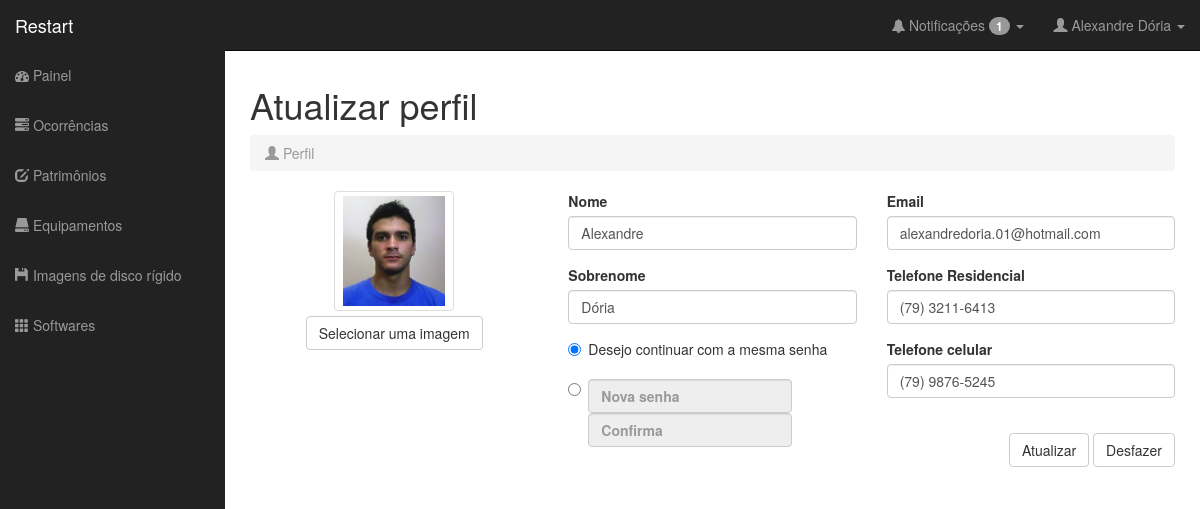
/perfil.php (signed in), run on the app's committed database.
### tables this page shows
CREATE TABLE IF NOT EXISTS `Ocorrencia` (
  `id` INT NOT NULL AUTO_INCREMENT,
  `descricao` VARCHAR(350) NOT NULL,
  `estado_servico` SMALLINT NOT NULL,
  `data_cadastro` TIMESTAMP NOT NULL,
  `data_previa` TIMESTAMP NULL,
  `data_entrega` TIMESTAMP NULL,
  `data_atualizacao` TIMESTAMP NULL,
  `data_atendimento` TIMESTAMP NULL,
  `bolsista_alocado` VARCHAR(16) NULL,
  `Patrimonio_num_patrimonio` VARCHAR(45) NOT NULL,
  `Usuario_matricula` VARCHAR(16) NOT NULL,
  PRIMARY KEY (`id`),
  INDEX `fk_Chamado_Patrimonio1_idx` (`Patrimonio_num_patrimonio` ASC),
  INDEX `fk_Ocorrencia_Usuario1_idx` (`Usuario_matricula` ASC),
  CONSTRAINT `fk_Chamado_Patrimonio1`
    FOREIGN KEY (`Patrimonio_num_patrimonio`)
    REFERENCES `Patrimonio` (`num_patrimonio`)
    ON DELETE NO ACTION
    ON UPDATE NO ACTION,
  CONSTRAINT `fk_Ocorrencia_Usuario1`
    FOREIGN KEY (`Usuario_matricula`)
    REFERENCES `Usuario` (`matricula`)
    ON DELETE NO ACTION
    ON UPDATE NO ACTION);

CREATE TABLE IF NOT EXISTS `Usuario` (
  `matricula` VARCHAR(16) NOT NULL,
  `nome` VARCHAR(45) NOT NULL,
  `sobrenome` VARCHAR(45) NULL,
  `email` VARCHAR(45) NULL,
  `senha` VARCHAR(45) NOT NULL,
  `tipo_usuario` SMALLINT NOT NULL,
  `data_cadastro` TIMESTAMP NOT NULL,
  `data_atualizacao` TIMESTAMP NULL,
  `telefone_residencial` VARCHAR(15) NULL,
  `telefone_celular` VARCHAR(15) NULL,
  `situacao` SMALLINT NOT NULL,
  `avatar` VARCHAR(36) NOT NULL,
  PRIMARY KEY (`matricula`));

### classes/db.class.php (called while the page is built)
<?php
	class DB{
		var $serverDB	= 'localhost';
		var $tabelaDB	= 'restart';
		var $userDB		= 'root';
		var $senhaDB	= '';
		function conectaDB(){
			$db = new mysqli($this->serverDB, $this->userDB, $this->senhaDB, $this->tabelaDB);
			if ($db->connect_errno) {
				return false;
				die($db->connect_error);
			}
			else {
				$db->set_charset("utf8");
				return $db;
			}
		}
	}
?>

### classes/usuario.class.php (called while the page is built, shortened)
<?php
require_once 'db.class.php';
class Usuario extends DB {
	private $db;
	public function __construct(){
		$this->db = parent::conectaDB();
	}
	public function carregarSessao($matricula) {
		if ($matricula = $this->db->query("SELECT * FROM usuario WHERE matricula = '$matricula'")) {
					$dados = array();
					while ($info = $matricula->fetch_assoc()) {
						$dados['nome']	= $info['nome'];
						$dados['sobrenome']	= $info['sobrenome'];
						$dados['senha']	= $info['senha'];
						$dados['matricula']	= $info['matricula'];
						$dados['tipo_usuario']	= $info['tipo_usuario'];
						$dados['data_cadastro']	= $info['data_cadastro'];
						$dados['data_atualizacao']	= $info['data_atualizacao'];
					}
					$_SESSION['matricula']		= $dados['matricula'];
					$_SESSION['nome']	= $dados['nome'];
					$_SESSION['sobrenome']	= $dados['sobrenome'];
					$_SESSION['tipo_usuario']	= $dados['tipo_usuario'];
				}
	}
	public function obterDados($campo, $matricula) {
		if ($result = $this->db->query("SELECT `$campo` FROM usuario WHERE matricula = '$matricula'")) {
			if ($result->num_rows) {
				while ($string = $result->fetch_array()){
					$valor = $string[$campo];
				}
				return $valor;
			}$result->free();
		}else return ($this->db->error);
	}
}

### classes/ocorrencia.class.php (called while the page is built, shortened)
<?php
require_once 'db.class.php';
class Ocorrencia extends DB {
	private $db;
	public function __construct(){
		$this->db = parent::conectaDB();
	}
	public function notificarOcorrencias($filtro, $matricula, $tipo) {
		$sql = "SELECT count(id) AS count, o.*, u.`tipo_usuario` AS tipoUser, u.`nome` AS nome, u.`sobrenome` AS sobrenome, p.`Laboratorio_id` AS laboratorio, p.`num_posicionamento` AS num_posicionamento, p.`Categoria_id` AS tipo FROM `ocorrencia` AS o INNER JOIN `usuario` AS u ON o.`Usuario_matricula` = u.`matricula` INNER JOIN `patrimonio` AS p ON o.`Patrimonio_num_patrimonio` = p.`num_patrimonio`";
		if ($tipo == 2){
			if ($filtro == 0){
				$result	= $this->db->query($sql."WHERE (o.`estado_servico` = 1) OR ((o.`estado_servico` = 4) AND (o.`bolsista_alocado` = $matricula))");
			} else if ($filtro == 3){
				$result	= $this->db->query($sql."WHERE ((o.`estado_servico` = 3) AND (o.`bolsista_alocado` = $matricula))");
			} else if ($filtro == 4){
				$result	= $this->db->query($sql."WHERE ((o.`estado_servico` = 4) AND (o.`bolsista_alocado` = $matricula))");
			} else if ($filtro == 1){
				$result	= $this->db->query($sql."WHERE (o.`estado_servico` = 1)");
			}
		}
		if ($result) {
			if ($result->num_rows) {
				$rows				= $result->fetch_all(MYSQLI_ASSOC);
				$count				= $this->db->query("SELECT COUNT(id) FROM ocorrencia");
				return $rows;
			}
			else return 'Nenhuma ocorrência foi encontrada.';
		}
		else return ($this->db->error);
	}
}

### perfil.php (the view, shortened to what this page needs)
<?php
  include 'classes/usuario.class.php';
include 'classes/log.class.php';
include 'classes/ocorrencia.class.php';
$pageTitle  = "Atualizar perfil";
  include 'nucleo/cabecario.php';
  include("nucleo/barraLateral.php");
  $user = new Usuario;
    ?>
    <div id="page-wrapper">
      <div class="row">
        <div class="col-lg-12">
          <h1>Atualizar perfil</h1>
          <ol class="breadcrumb">
            <li class="active"><i class="glyphicon glyphicon-user"></i> Perfil</li>
          </ol>
        </div>
      </div>
      <form role="form" class="validatedForm"  id="perfil" action="perfil.php" method="post" enctype='multipart/form-data'>
      <div class="row">
        <div class="col-lg-4" align="center">
            <div class="form-group">
              <div class="fileinput fileinput-new" data-provides="fileinput">
                <div class="fileinput-new thumbnail" style="width: 120px; height: 120px;">
                  <img src="img/<?php echo $user->obterDados('avatar', $_SESSION['matricula']);?>">
                </div>
                <div>
                  <span class="btn btn-default btn-file">
                    <span class="fileinput-new">Selecionar uma imagem</span>
                  </span>
                </div>
              </div>
            </div>
        </div>
            <div class="col-lg-4">
              <div class="form-group">
                <label>Nome</label>
                <input class="form-control" type="text" id="nome" name="nome" value="<?php echo $user->obterDados('nome', $_SESSION['matricula']);?>" required autocomplete="off">
              </div>
              <div class="form-group">
                <label>Sobrenome</label>
                <input class="form-control" id="sobrenome" name="sobrenome" value ="<?php echo $user->obterDados('sobrenome', $_SESSION['matricula']);?>" required autocomplete="off">
              </div>
              <div class="radio">
                  <input type="radio" name="senhaRadio" id="senhaRadio" value="0" onClick="Disab(this.value)" checked>
                  <label> Desejo continuar com a mesma senha</label>
              </div>
              <div class="form-group">
                <label>
                  <div class="radio">
                    <input type="radio" name="senhaRadio" id="senhaRadio" value="1"  onClick="Disab(this.value)">
                    <input class="form-control" type="password" maxlength="10" id="novasenha" placeholder="Nova senha" name="novasenha" required autocomplete="off">
                    <input class="form-control" type="password" maxlength="10" placeholder="Confirma" id="confirma" name="confirmsenha" required autocomplete="off">
                  </div>
                </label>
              </div>
            </div>
        <div class="col-lg-4">
            <div class="form-group">
              <label>Email</label>
              <input type="email" class="form-control" id="email" name="email" value="<?php echo $user->obterDados('email', $_SESSION['matricula']);?>" required autocomplete="off">
            </div>
            <div class="form-group">
              <label>Telefone Residencial</label>
              <input class="form-control" type="text" id="telefone_residencial" name="telefone_residencial" value="<?php echo $user->obterDados('telefone_residencial', $_SESSION['matricula']);?>" data-mask="(99) 9999-9999" required autocomplete="off">
            </div>
            <div class="form-group">
              <label>Telefone celular</label>
              <input class="form-control" type="text" id="telefone_celular" name="telefone_celular" value="<?php echo $user->obterDados('telefone_celular', $_SESSION['matricula']);?>" data-mask="(99) 9999-9999" required autocomplete="off">
            </div>
            <div class="form-group" align="right"><br>
              <button type="submit" class="btn btn-default">Atualizar</button>
              <button type="reset" class="btn btn-default">Desfazer</button>
            </div>
        </div>
      </div>
      </form>
    </div>
  </div>
</body>
</html>

### nucleo/barraLateral.php (shortened to what this page needs)
<?php
  $sessao = new Usuario;
  $sessao->carregarSessao($_SESSION['matricula']);
?>
<nav class="navbar navbar-inverse navbar-fixed-top" role="navigation">
        <div class="navbar-header">
          <a class="navbar-brand" href="painel.php">Restart </a>
        </div>
        <div class="collapse navbar-collapse navbar-ex1-collapse">
          <ul class="nav navbar-nav side-nav">
             <li <?php if ($pageTitle == "Restart") echo "class='active'"; ?>><a href="painel.php"><i class="fa fa-dashboard"></i> Painel</a></li>
             <li <?php if (($pageTitle == "Cadastrar ocorrência") || ($pageTitle == "Ocorrências &middot; Visão Geral")) echo "class='active'"; ?>><a href="ocorrencias.php"><i class="glyphicon glyphicon-tasks"></i> Ocorrências</a></li>
             <?php
                if (($_SESSION['tipo_usuario'] == 1) ||($_SESSION['tipo_usuario'] == 2)) {
                 echo ((($pageTitle == "Patrimônios &middot; Visão Geral") || ($pageTitle == "Cadastrar patrimônio")) ? "<li class='active'>" : "<li>");
                  echo "<a href='patrimonios.php'><i class='glyphicon glyphicon-edit'></i> Patrimônios</a></li>";
                }
              ?>
              <?php
                if (($_SESSION['tipo_usuario'] == 1) ||($_SESSION['tipo_usuario'] == 2)) {
                 echo ((($pageTitle == "Equipamentos &middot; Visão Geral") || ($pageTitle == "Cadastrar equipamento") || ($pageTitle == "Cadastrar categoria") || ($pageTitle == "Categorias") || ($pageTitle == "Alterar categoria")) ? "<li class='active'>" : "<li>");
                  echo "<a href='equipamentos.php'><i class='glyphicon glyphicon-hdd'></i> Equipamentos</a></li>";
                }
              ?>
              <?php
                if (($_SESSION['tipo_usuario'] == 1) ||($_SESSION['tipo_usuario'] == 2)) {
                 echo ((($pageTitle == "Imagens de disco rígido") || ($pageTitle == "Cadastrar imagem de disco rígido")) ? "<li class='active'>" : "<li>");
                  echo "<a href='imagens_HD.php'><i class='glyphicon glyphicon-floppy-disk'></i> Imagens de disco rígido</a></li>";
                }
              ?>
              <?php
                if (($_SESSION['tipo_usuario'] == 1) ||($_SESSION['tipo_usuario'] == 2)) {
                 echo ((($pageTitle == "Softwares") || ($pageTitle == "Cadastrar software")) ? "<li class='active'>" : "<li>");
                  echo "<a href='softwares.php'><i class='glyphicon glyphicon-th'></i> Softwares</a></li>";
                }
              ?>
          </ul>
          <?php
          $listaOcorrencia    = new Ocorrencia;
          $result     = $listaOcorrencia->notificarOcorrencias(0, $_SESSION['matricula'], $_SESSION['tipo_usuario']);
            if (is_array($result)) {
            foreach ($result as $row) {
              echo "<ul class='nav navbar-nav navbar-right navbar-user'>
              <li class='dropdown messages-dropdown'>
              <a href='#' class='dropdown-toggle' data-toggle='dropdown'><i class='fa fa-bell'></i> Notificações <span class='badge'>".$row['count']."</span> <b class='caret'></b></a>
              <ul class='dropdown-menu'>
           ";
          }
        }
        ?>
              </ul>
            </li>
            <li class='dropdown user-dropdown'>
              <a href='#' class='dropdown-toggle' data-toggle='dropdown'><i class='glyphicon glyphicon-user'></i> <?php echo $_SESSION['nome']." "; if(isset($_SESSION['sobrenome'])){echo $_SESSION['sobrenome'];} ?> <b class='caret'></b></a>
            </li>
          </ul>
        </div>
      </nav>

### css/sb-admin.css (style rules this page uses)
body { margin-top: 50px; }
#page-wrapper { width: 100%; padding: 5px 15px; }
@media (min-width:768px) { #page-wrapper { padding: 15px 25px; } }
@media (min-width:768px) { .side-nav { margin-left: -225px; left: 225px; width: 225px; position: fixed; top: 50px; height: 100%; border-radius: 0; border: none; background-color: #222222; overflow-y: auto; } }
@media (min-width:768px) { .side-nav>li>a { width: 225px; } }
@media (min-width:768px) { .navbar-collapse { padding-left: 15px !important; padding-right: 15px !important; } }

### nucleo/cabecario.php (style rules this page uses)
a:link { text-decoration: none; }

### data on the page
ocorrencia: count "1"
usuario: avatar (picture), nome "Alexandre", sobrenome "Dória", email "alexandredoria.01@hotmail.com", telefone_residencial "(79) 3211-6413", telefone_celular "(79) 9876-5245"

### other printed values
$_SESSION['nome'] "Alexandre"
$_SESSION['sobrenome'] "Dória"
